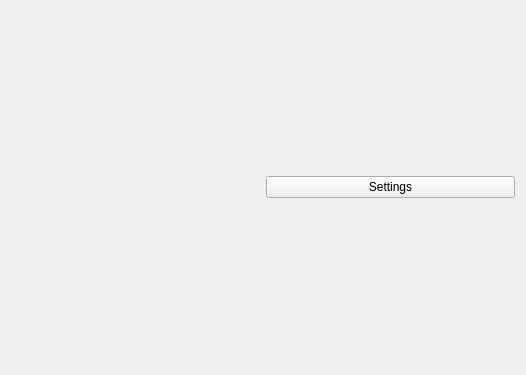
<?xml version="1.0" encoding="UTF-8"?>
<ui version="4.0">
 <class>PlotWindow</class>
 <widget class="QWidget" name="PlotWindow">
  <property name="geometry">
   <rect>
    <x>0</x>
    <y>0</y>
    <width>526</width>
    <height>375</height>
   </rect>
  </property>
  <property name="windowTitle">
   <string>Form</string>
  </property>
  <layout class="QGridLayout" name="gridLayout_2">
   <item row="0" column="0">
    <layout class="QGridLayout" name="gridLayout">
     <item row="1" column="1">
      <widget class="QLabel" name="label">
       <property name="text">
        <string/>
       </property>
      </widget>
     </item>
     <item row="1" column="2">
      <widget class="QPushButton" name="pushButton">
       <property name="text">
        <string>Settings</string>
       </property>
      </widget>
     </item>
     <item row="0" column="2">
      <layout class="QVBoxLayout" name="plotLabels"/>
     </item>
    </layout>
   </item>
  </layout>
 </widget>
 <resources/>
 <connections/>
</ui>
